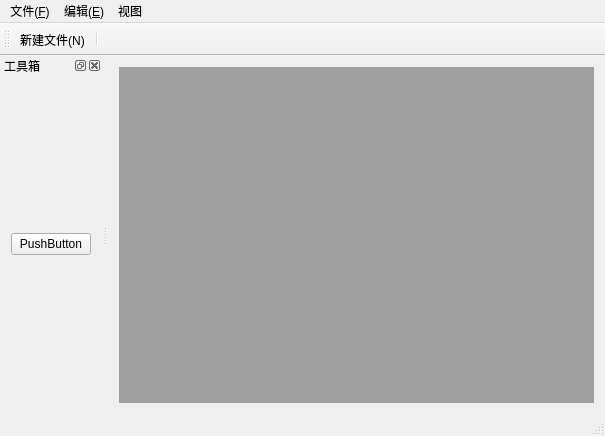
<?xml version="1.0" encoding="UTF-8"?>
<ui version="4.0">
 <class>MainWindow</class>
 <widget class="QMainWindow" name="MainWindow">
  <property name="geometry">
   <rect>
    <x>0</x>
    <y>0</y>
    <width>605</width>
    <height>436</height>
   </rect>
  </property>
  <property name="windowTitle">
   <string>MainWindow</string>
  </property>
  <widget class="QWidget" name="centralWidget">
   <layout class="QGridLayout" name="gridLayout">
    <item row="0" column="0">
     <widget class="QMdiArea" name="mdiArea"/>
    </item>
   </layout>
  </widget>
  <widget class="QMenuBar" name="menuBar">
   <property name="geometry">
    <rect>
     <x>0</x>
     <y>0</y>
     <width>605</width>
     <height>22</height>
    </rect>
   </property>
   <widget class="QMenu" name="menu_add">
    <property name="title">
     <string>文件(&amp;F)</string>
    </property>
    <addaction name="action_new"/>
   </widget>
   <widget class="QMenu" name="menu_edit">
    <property name="title">
     <string>编辑(&amp;E)</string>
    </property>
   </widget>
   <widget class="QMenu" name="menu_view">
    <property name="title">
     <string>视图</string>
    </property>
    <addaction name="action_showTool"/>
   </widget>
   <addaction name="menu_add"/>
   <addaction name="menu_edit"/>
   <addaction name="menu_view"/>
  </widget>
  <widget class="QStatusBar" name="statusBar"/>
  <widget class="QToolBar" name="mainToolBar">
   <attribute name="toolBarArea">
    <enum>TopToolBarArea</enum>
   </attribute>
   <attribute name="toolBarBreak">
    <bool>false</bool>
   </attribute>
   <addaction name="action_new"/>
   <addaction name="separator"/>
  </widget>
  <widget class="QDockWidget" name="dockWidget">
   <property name="floating">
    <bool>false</bool>
   </property>
   <property name="windowTitle">
    <string>工具箱</string>
   </property>
   <attribute name="dockWidgetArea">
    <number>1</number>
   </attribute>
   <widget class="QWidget" name="dockWidgetContents">
    <layout class="QGridLayout" name="gridLayout_2">
     <item row="0" column="0">
      <widget class="QPushButton" name="pushButton">
       <property name="text">
        <string>PushButton</string>
       </property>
      </widget>
     </item>
    </layout>
   </widget>
  </widget>
  <action name="action_new">
   <property name="icon">
    <iconset resource="myimages.qrc">
     <normaloff>:/image/images/new.png</normaloff>:/image/images/new.png</iconset>
   </property>
   <property name="text">
    <string>新建文件(&amp;N)</string>
   </property>
   <property name="shortcut">
    <string>Ctrl+N</string>
   </property>
  </action>
  <action name="action_showTool">
   <property name="text">
    <string>显示工具箱</string>
   </property>
  </action>
 </widget>
 <layoutdefault spacing="6" margin="11"/>
 <resources>
  <include location="myimages.qrc"/>
 </resources>
 <connections/>
</ui>
